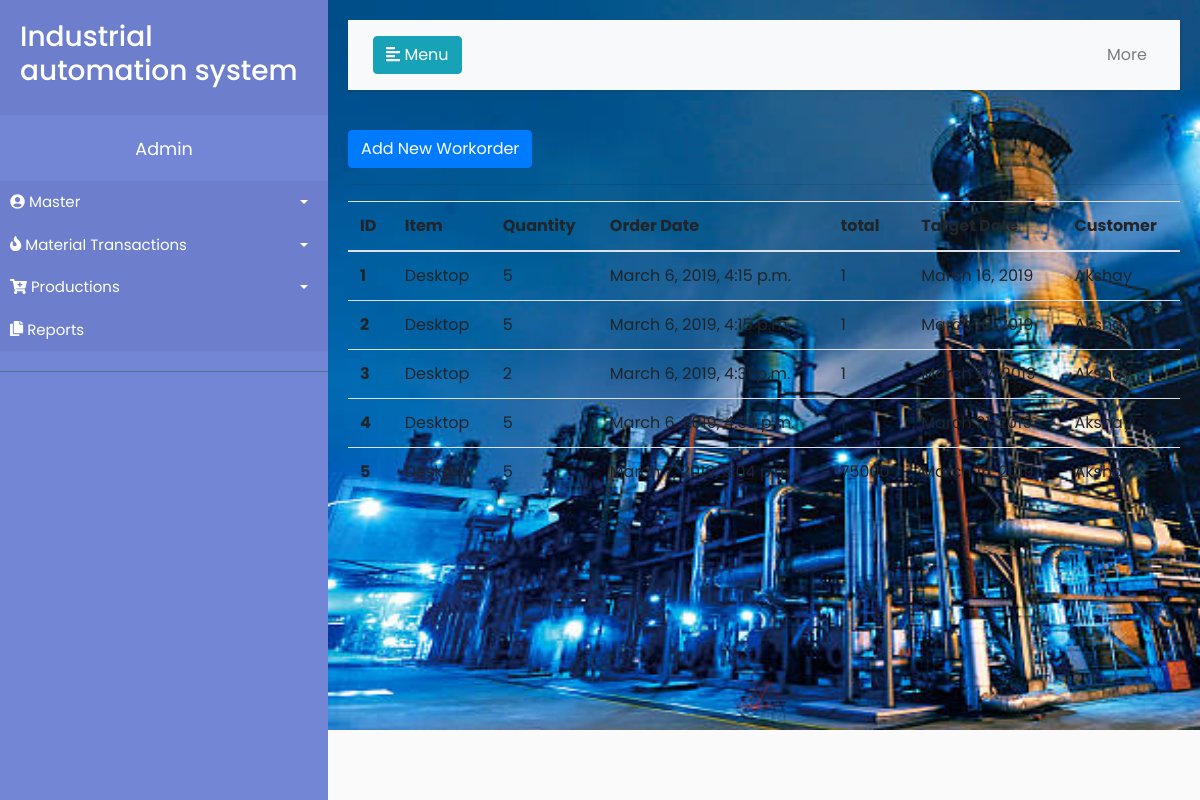
/production/workorder/, run on the app's committed database.
### production/models.py (models this page shows, shortened)
class Workorder(models.Model):
	Select_item = models.ForeignKey(Item, on_delete=models.CASCADE)
	Quantity = models.PositiveIntegerField(blank=True)
	Order_date = models.DateTimeField(default=timezone.now)
	Target_date = models.DateField()
	total=models.PositiveIntegerField(editable=False)
	Select_customer = models.ForeignKey(Customer, on_delete=models.CASCADE)

### master/models.py (models this page shows)
class Item(models.Model):
	item_code = models.CharField(max_length=10)
	item_name = models.CharField(max_length=50)
	price = models.PositiveIntegerField()
	description = models.TextField()
	created_date = models.DateTimeField(default=timezone.now)
	def __str__(self):
		return self.item_name

class Customer(models.Model):
	name = models.CharField(max_length=50)
	contact = models.PositiveIntegerField(max_length=10)
	email_id = models.EmailField(max_length=254, blank=True)
	address = models.TextField()
	created_date = models.DateTimeField(default=timezone.now)
	def __str__(self):
		return self.name

### production/views.py (the view)
# urls.py: path('workorder/', views.workorder, name='workorder'),
def workorder(request):
	workorder = Workorder.objects.all()
	return render(request, 'production/workorder.html',{'workorder': workorder})

### production/templates/production/workorder.html
{% extends 'base.html' %}
{% block content %}
<a class="btn btn-primary" href="{% url 'new_workorder' %}" role="button">Add New Workorder</a> <hr/>
<table class="table">
  <thead>
    <tr>
      <th scope="col">ID</th>
      <th scope="col">Item</th>
      <th scope="col">Quantity</th>
      <th scope="col">Order Date</th>
      <th scope="col">total</th>
      <th scope="col">Target Date</th>
      <th scope="col">Customer</th
    </tr>
  </thead>
  <tbody>
{% for detail in workorder %}
    <tr>
      <th scope="row"> {{ detail.id }}</th>
      <td>{{ detail.Select_item }}</td>
      <td>{{ detail.Quantity }}</td>
      <td>{{ detail.Order_date }}</td>
      <td>{{ detail.total}}</td>
      <td>{{ detail.Target_date }}</td>
      <td>{{ detail.Select_customer }}</td>
    </tr>
    {% endfor %}
  </tbody>
</table>
{% endblock %}

### master/static/css/style.css (style rules this page uses)
body { font-family: 'Poppins', sans-serif; background: #fafafa; }
a, a:hover, a:focus { color: inherit; text-decoration: none; transition: all 0.3s; }

### data on the page
Workorder: id "1", Select_item "Desktop", Quantity "5", Order_date "March 6, 2019, 4:15 p.m.", total "1", Target_date "March 16, 2019", Select_customer "Akshay"
Workorder: id "2", Select_item "Desktop", Quantity "5", Order_date "March 6, 2019, 4:15 p.m.", total "1", Target_date "March 16, 2019", Select_customer "Akshay"
Workorder: id "3", Select_item "Desktop", Quantity "2", Order_date "March 6, 2019, 4:31 p.m.", total "1", Target_date "March 27, 2019", Select_customer "Akshay"
Workorder: id "4", Select_item "Desktop", Quantity "5", Order_date "March 6, 2019, 4:33 p.m.", total "1", Target_date "March 21, 2019", Select_customer "Akshay"
Workorder: id "5", Select_item "Desktop", Quantity "5", Order_date "March 7, 2019, 3:04 p.m.", total "75000", Target_date "March 16, 2019", Select_customer "Akshay"
